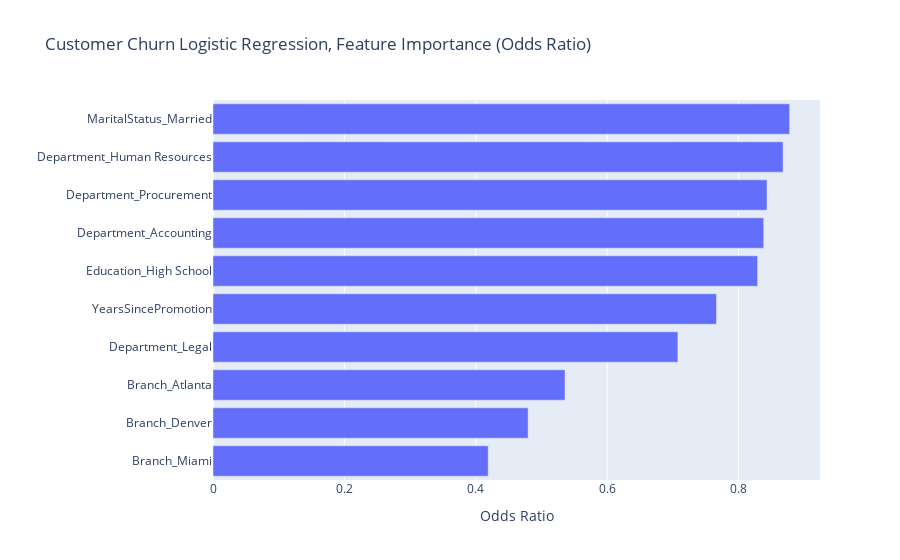

The code cell stored with this chart in its notebook:
### Code cell
plt.Figure(figsize=(15,10))
fig = px.bar(
    data_frame=odds_ratios, 
    x=odds_ratios[:10].values, 
    y=odds_ratios[:10].index,
    title="Customer Churn Logistic Regression, Feature Importance (Odds Ratio)"
)

fig.update_layout(xaxis_title='Odds Ratio', yaxis_title='')
fig.show()

### Figure 1 — Plotly figure (JSON) as saved in the notebook; plotly's stock layout.template omitted (floating-point values rounded to 4 significant figures)
{"data": [{"alignmentgroup": "True", "hovertemplate": "x=%{x}<br>y=%{y}<extra></extra>", "legendgroup": "", "marker": {"color": "#636efa", "pattern": {"shape": ""}}, "name": "", "offsetgroup": "", "orientation": "h", "showlegend": false, "textposition": "auto", "type": "bar", "x": [0.419, 0.4797, 0.5359, 0.7077, 0.7665, 0.8291, 0.8384, 0.8434, 0.8678, 0.8779], "xaxis": "x", "y": ["Branch_Miami", "Branch_Denver", "Branch_Atlanta", "Department_Legal", "YearsSincePromotion", "Education_High School", "Department_Accounting", "Department_Procurement", "Department_Human Resources", "MaritalStatus_Married"], "yaxis": "y"}], "layout": {"barmode": "relative", "legend": {"tracegroupgap": 0}, "title": {"text": "Customer Churn Logistic Regression, Feature Importance (Odds Ratio)"}, "xaxis": {"anchor": "y", "domain": [0, 1], "title": {"text": "Odds Ratio"}}, "yaxis": {"anchor": "x", "domain": [0, 1], "title": {"text": ""}}}}
